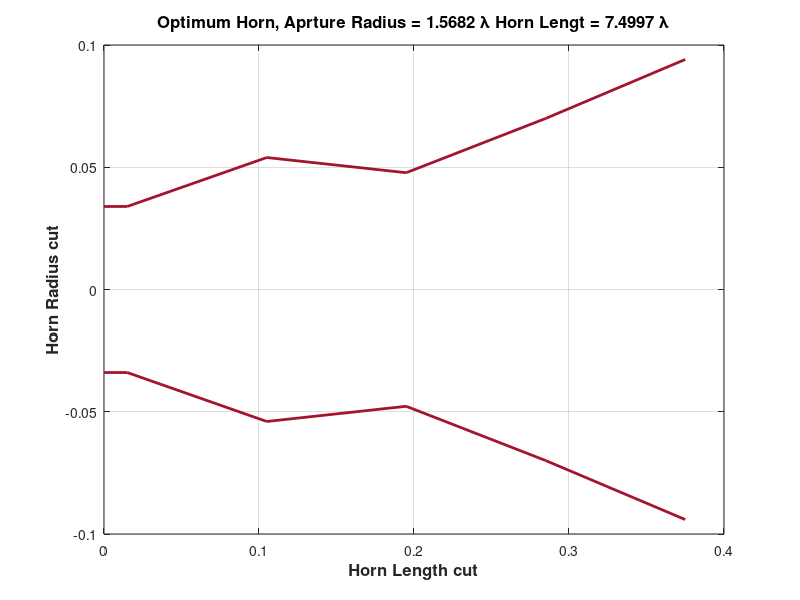

MATLAB code to generate this figure: (Note: this script raises an error after producing the figure.)
%% Optimum design for -45dB return loss from pattern search optimization 
clear;
c0 = 3e8;
F = 5e9;
lamb = c0./F;
N = 5;
data = load('ga_allvar_minxp_V2L.mat');
fmin = data.fmin2;

R = [fmin.r(1) fmin.r(1:N)];

% R = [0.02283 0.02283 0.06313 0.07772 0.09971 0.1467]; % From GA algo


% R = [0.02 0.02 0.02667 0.03333 0.04 0.04667 0.05333 0.06 0.06667 0.07333 0.09562 0.08667 0.09333 0.1009 0.1067 0.1156...
%     0.1491];
% N = length(R) - 1;
% Len = 0.3912;
Len = fmin.r(N + 1);

% Len = 0.3273;

l1 = lamb./4;
L = [l1 ones(1, N - 1)./N .* Len];

for i = 1:N
    L_axis(i) = sum(L(1:i));
end
L_axis = [0 L_axis];
figure;
plot(L_axis, R, 'LineWidth', 2, 'Color', [0.6350, 0.0780, 0.1840] );
hold on;
plot(L_axis, -R, 'LineWidth', 2, 'Color', [0.6350, 0.0780, 0.1840] );
title(['Optimum Horn, Aprture Radius = ', num2str(R(end)./lamb), ' \lambda ', 'Horn Lengt = ', num2str(Len./lamb), ' \lambda'], 'FontSize', 12, 'FontWeight', 'bold');
xlabel('Horn Length cut', 'FontSize', 12, 'FontWeight', 'bold');
ylabel('Horn Radius cut', 'FontSize', 12, 'FontWeight', 'bold');
grid on;

%% Iteration over the frequencies 

SP = [R(2:end) Len];

XMN_data = load('Xmn.mat');
str = XMN_data.Xmn;

fc_ = fc(R(2), 1, 1);

% <<<<<<< Updated upstream
% F = linspace(fc_(1)+fc_(1)./100, fc_(3), 20);
% =======
F = linspace(fc_(1)+fc_(1)./100, 20e9, 20);
% >>>>>>> Stashed changes
% F = 5e9;
% objective = @(x) GSM_N_opt_allvar(SP(1:N), SP(N+1), x(1:length(F)), 0);
tic;
% parfor i = 1:length(F)
% XP_level = MinXP_Goal_V2L_freq(SP(1:N), SP(N+1), F, 20);
% F_ = [F(1) F(4) F(10) F(20)];
[Eth_, Eph_, Eco_, Exp_, CO_, XP_, E_, th, ph, Max_Exp_diff] = MinXP_Goal_V2L_freq_fields(SP(1:N), SP(N + 1), F, 10);
figure;
plot(F*1e-9, Max_Exp_diff, 'LineWidth', 2);grid on;
xlabel('Frequency (GHz)', 'FontSize', 16, 'FontWeight', 'bold');
ylabel('Cross Polar level (dB)', 'FontSize', 16, 'FontWeight', 'bold');
title('Cross polar level ga algo', 'FontSize', 16, 'FontWeight', 'bold');

save('Max_XP', 'Max_Exp_diff');

% %% Plots
% 
% i = 2;
% 
% Eco = squeeze(Eco_(i, :, :));
% Exp = squeeze(Exp_(i, :, :));
% E = squeeze(E_(i, :, :));
% 
% CO = squeeze(CO_(i, :, :));
% 
% XP = squeeze(XP_(i, :, :));
% 
% time_used = toc;
% % end
% 
% % % RL1 = GSM_N_opt_allvar(SP(1:N), SP(N+1), 5e9, 20);
% % end
% 
% 
% figure(80);
% 
% hold on;
% plot(th(1, :)*(180/pi), db((abs(E(1, :))/max(abs(E(1, :))))), '-.', 'LineWidth', 2);
% 
% hold on;
% plot(th(90, :)*(180/pi), db((abs(E(90, :))/max(abs(E(90, :))))), '-.', 'LineWidth', 2);
% 
% 
% xlabel('\theta(Deg)', 'FontSize', 12, 'FontWeight', 'bold');
% ylabel('E_{abs} (dB) normalized ', 'FontSize', 12, 'FontWeight', 'bold');
% title('Far electric field', 'FontSize', 12, 'FontWeight', 'bold');
% % legend({'\phi = 0', '\p
% grid on;
% ylim([-40 5]);
% 
% figure(81);
% hold on;
% plot(th(1, :)*(180/pi), db((abs(Eco(1, :))./max(max(abs(Eco))))), '-.', 'LineWidth', 2);
% hold on;
% plot(th(90, :)*(180/pi), db((abs(Exp(45, :))./max(max(abs(Eco))))), '-.', 'LineWidth', 2);
% 
% xlabel('\theta(Deg)', 'FontSize', 12, 'FontWeight', 'bold');
% ylabel('Far fields E_{co} and E_{xp} (dB)', 'FontSize', 12, 'FontWeight', 'bold');
% title('Co and Cross polar fields', 'FontSize', 12, 'FontWeight', 'bold');
% grid on;
% ylim([-40 5]);
% 
% % 
% % figure(72);
% % hold on;
% % plot(th(1, :)*(180/pi), db((abs(CO(1, :))./max(max(abs(CO))))), '-.', 'LineWidth', 2);
% % hold on;
% % plot(th(90, :)*(180/pi), db((abs(XP(45, :))./max(max(abs(CO))))), '-.', 'LineWidth', 2);
% % 
% % xlabel('\theta(Deg)', 'FontSize', 12, 'FontWeight', 'bold');
% % ylabel('Far fields E_{co} and E_{xp} (dB)', 'FontSize', 12, 'FontWeight', 'bold');
% % title('Co and Cross polar fields', 'FontSize', 12, 'FontWeight', 'bold');
% % grid on;
% % ylim([-40 5]);